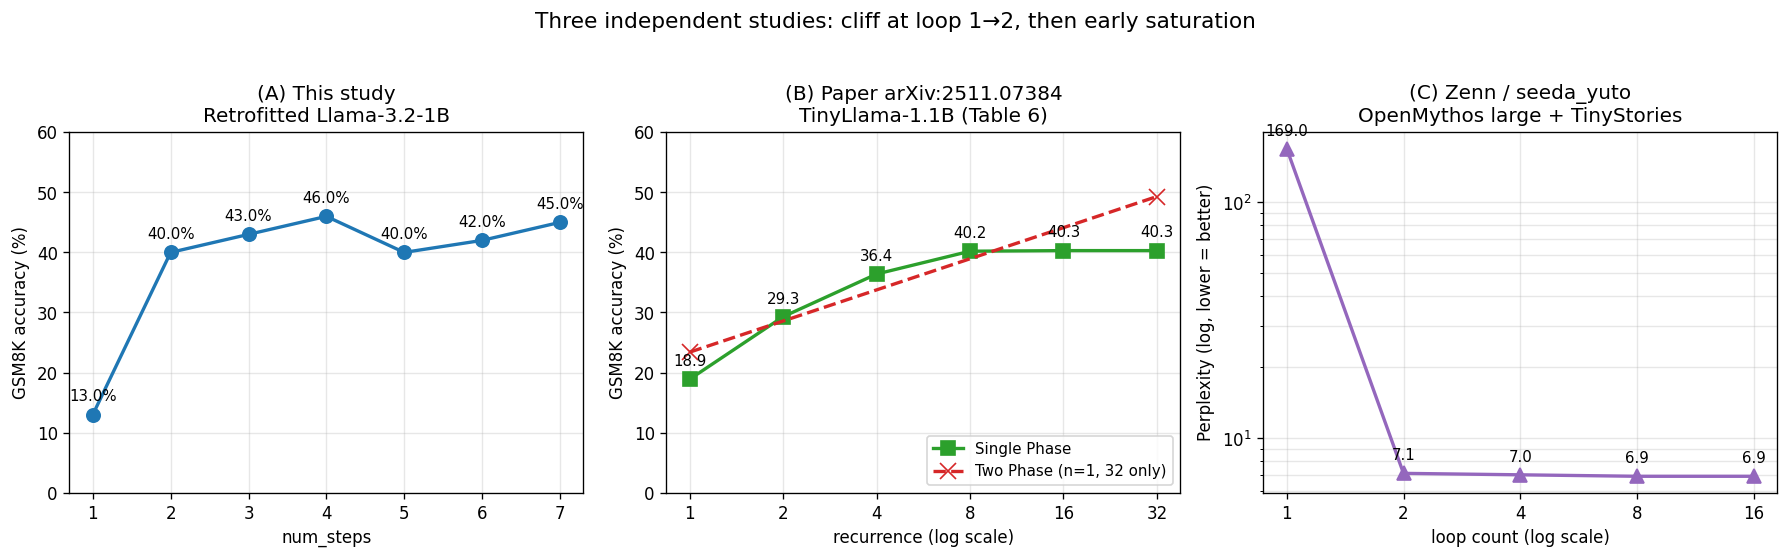

Reproduce this figure in Python.
"""
3つの独立検証を1枚のグラフで並べるスクリプト。

- 本検証 (Llama-3.2-1B / GSM8K accuracy)
- 論文 (TinyLlama Single Phase / GSM8K accuracy)
- Zenn / seeda_yuto 氏 (OpenMythos / TinyStories perplexity → 逆数で擬似 accuracy 化)

3本を共通の y軸スケール（各実験のピーク値からの相対％）に正規化することで、
「動作の崖 → 早期飽和」という同一パターンが3独立検証で観測されたことを可視化。
"""
import json
from pathlib import Path

import matplotlib
matplotlib.use("Agg")
import matplotlib.pyplot as plt

OUT_DIR = Path(__file__).parent

# === 本検証 Llama-3.2-1B GSM8K accuracy ===
# results/gsm8k_num_steps_*.json から自動取得
local = {}
for p in sorted((OUT_DIR / "results").glob("gsm8k_num_steps_*.json")):
    d = json.load(open(p))
    local[d["num_steps"]] = d["accuracy"] * 100  # %
local_xs = sorted(local.keys())
local_ys = [local[x] for x in local_xs]

# === 論文 Appendix Table 6: TinyLlama 4,8,4 (Train Recurrence=4) Single Phase, GSM8K ===
paper_xs = [1, 2, 4, 8, 16, 32]
paper_ys = [18.9, 29.3, 36.4, 40.2, 40.3, 40.3]

# === 論文 Appendix Table 6: TinyLlama 4,8,4 (Train Recurrence=4) Two Phase, GSM8K ===
# 表抽出より recurrence 1 と 32 が確実 (23.4, 49.3)。中間値は本文では不可視だったが、
# 図 5 のシェイプから本検証と同様 8 ループでほぼ飽和と読める。
# Two Phase のカーブも参考として加える。
paper2_xs = [1, 32]
paper2_ys = [23.4, 49.3]

# === Zenn / seeda_yuto 氏 OpenMythos TinyStories Perplexity (large, 0.042B) ===
# perplexity は小さいほど良いので、逆数 (1/PPL) を取り「擬似 accuracy 比」にする
zenn_xs = [1, 2, 4, 8, 16]
zenn_ppl = [169.0, 7.1, 7.0, 6.9, 6.9]  # 1回: 完全崩壊、2回以降: ほぼフラット
zenn_inv = [1.0 / p for p in zenn_ppl]

# 3本を「各実験のピーク値からの相対％」に正規化
def normalize(ys):
    peak = max(ys)
    return [y / peak * 100 for y in ys]

local_norm = normalize(local_ys)
paper_norm = normalize(paper_ys)
zenn_norm = normalize(zenn_inv)


# === グラフ A: 絶対値プロット（3つの subplot） ===
fig, axes = plt.subplots(1, 3, figsize=(15, 4.5))

# 左: 本検証
axes[0].plot(local_xs, local_ys, "o-", color="C0", linewidth=2, markersize=8)
for x, y in zip(local_xs, local_ys):
    axes[0].annotate(f"{y:.1f}%", (x, y), textcoords="offset points", xytext=(0, 8), ha="center", fontsize=9)
axes[0].set_xlabel("num_steps")
axes[0].set_ylabel("GSM8K accuracy (%)")
axes[0].set_title("(A) This study\nRetrofitted Llama-3.2-1B")
axes[0].set_xticks(local_xs)
axes[0].grid(True, alpha=0.3)
axes[0].set_ylim(0, 60)

# 中央: 論文 TinyLlama Single Phase
axes[1].plot(paper_xs, paper_ys, "s-", color="C2", linewidth=2, markersize=8, label="Single Phase")
axes[1].plot(paper2_xs, paper2_ys, "x--", color="C3", linewidth=2, markersize=10, label="Two Phase (n=1, 32 only)")
for x, y in zip(paper_xs, paper_ys):
    axes[1].annotate(f"{y:.1f}", (x, y), textcoords="offset points", xytext=(0, 8), ha="center", fontsize=9)
axes[1].set_xscale("log", base=2)
axes[1].set_xticks(paper_xs)
axes[1].set_xticklabels(paper_xs)
axes[1].set_xlabel("recurrence (log scale)")
axes[1].set_ylabel("GSM8K accuracy (%)")
axes[1].set_title("(B) Paper arXiv:2511.07384\nTinyLlama-1.1B (Table 6)")
axes[1].grid(True, alpha=0.3)
axes[1].set_ylim(0, 60)
axes[1].legend(loc="lower right", fontsize=9)

# 右: Zenn TinyStories Perplexity
ax2 = axes[2]
ax2.plot(zenn_xs, zenn_ppl, "^-", color="C4", linewidth=2, markersize=8)
for x, y in zip(zenn_xs, zenn_ppl):
    ax2.annotate(f"{y:.1f}", (x, y), textcoords="offset points", xytext=(0, 8), ha="center", fontsize=9)
ax2.set_xscale("log", base=2)
ax2.set_xticks(zenn_xs)
ax2.set_xticklabels(zenn_xs)
ax2.set_yscale("log")
ax2.set_xlabel("loop count (log scale)")
ax2.set_ylabel("Perplexity (log, lower = better)")
ax2.set_title("(C) Zenn / seeda_yuto\nOpenMythos large + TinyStories")
ax2.grid(True, alpha=0.3, which="both")

plt.suptitle("Three independent studies: cliff at loop 1→2, then early saturation",
             fontsize=13, y=1.02)
plt.tight_layout()
plt.savefig(OUT_DIR / "plot_three_studies.png", dpi=120, bbox_inches="tight")
plt.close()
print(f"saved: plot_three_studies.png")


# === グラフ B: 正規化プロット（3本を1枚に重ねる） ===
fig, ax = plt.subplots(figsize=(11, 6))
ax.plot(local_xs, local_norm, "o-", color="C0", linewidth=2.5, markersize=10,
        label=f"This study (Llama-3.2-1B, GSM8K, peak={max(local_ys):.1f}%)")
ax.plot(paper_xs, paper_norm, "s-", color="C2", linewidth=2.5, markersize=10,
        label=f"Paper TinyLlama Single Phase (peak={max(paper_ys):.1f}%)")
ax.plot(zenn_xs, zenn_norm, "^-", color="C4", linewidth=2.5, markersize=10,
        label=f"Zenn TinyStories perplexity (1/PPL, peak={max(zenn_inv):.4f})")

# 動作の崖領域をマーキング
ax.axvspan(1, 2, alpha=0.15, color="orange", label="Cliff zone (1→2)")
ax.axhline(y=90, color="gray", linestyle=":", alpha=0.6)
ax.text(28, 91, "90% of peak", fontsize=9, color="gray")

ax.set_xscale("log", base=2)
all_xs = sorted(set(local_xs) | set(paper_xs) | set(zenn_xs))
ax.set_xticks(all_xs)
ax.set_xticklabels(all_xs)
ax.set_xlabel("loop count / num_steps (log scale)", fontsize=12)
ax.set_ylabel("Performance relative to each study's peak (%)", fontsize=12)
ax.set_title("Same pattern across 3 independent studies:\ncliff at 1→2, then early saturation by loop ≈ 4-8",
             fontsize=12)
ax.grid(True, alpha=0.3, which="both")
ax.legend(loc="lower right", fontsize=10)
ax.set_ylim(-10, 110)

plt.tight_layout()
plt.savefig(OUT_DIR / "plot_three_studies_normalized.png", dpi=120)
plt.close()
print(f"saved: plot_three_studies_normalized.png")
